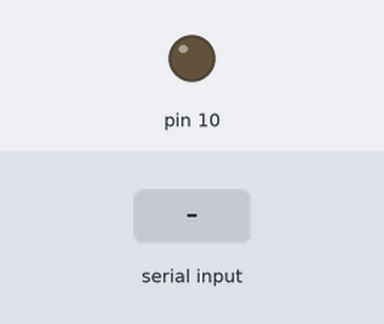
The sketch below on a simulated Arduino Uno, built with avr-gcc and run on an emulated ATmega328P. Shown: output pins drawn as LEDs (lit = HIGH). The test bench sets the inputs (shaded band).

Above: at 1.2 s.
1.3 s: "1" received over Serial
At 2.3 s:
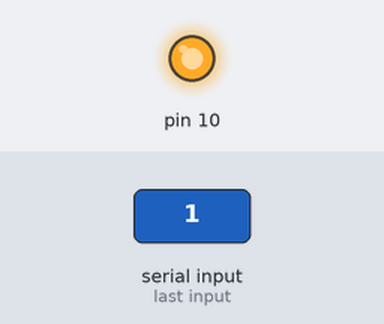
2.8 s: "0" received over Serial
At 3.4 s:
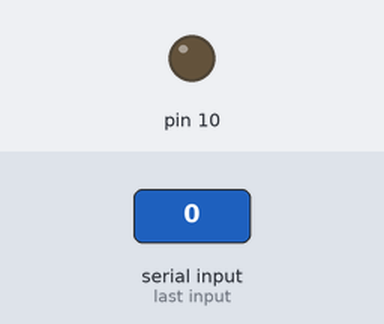
Timing chart, 0 to 5.8 s (numbered marks = the images above; inputs shaded):
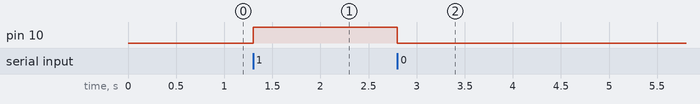

The sketch:

codigo_arduino.ino
```cpp
#define LED_D13 13  // led integrado na placa - pino D13

void setup() {
  Serial.begin(9600);
  pinMode(10, OUTPUT);
}

void loop() {
  int teste = 0;

  if (Serial.available()) {
    teste = Serial.read();
  }


  if (teste == 49) {
    digitalWrite(10, HIGH);  // liga o Led
  } else if (teste == 48){
    digitalWrite(10, LOW);   // desliga o Led
  }
}
```

Measured:
- after the input at 1.3 s, pin 10: LOW → HIGH at once
- after the input at 2.8 s, pin 10: HIGH → LOW at once
